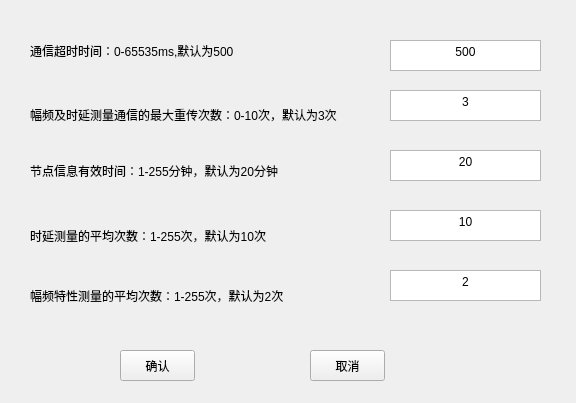
<?xml version="1.0" encoding="UTF-8"?>
<ui version="4.0">
 <class>Form</class>
 <widget class="QWidget" name="Form">
  <property name="geometry">
   <rect>
    <x>0</x>
    <y>0</y>
    <width>576</width>
    <height>403</height>
   </rect>
  </property>
  <property name="windowTitle">
   <string>Form</string>
  </property>
  <widget class="QLabel" name="label">
   <property name="geometry">
    <rect>
     <x>30</x>
     <y>40</y>
     <width>261</width>
     <height>21</height>
    </rect>
   </property>
   <property name="styleSheet">
    <string notr="true">font: 10pt &quot;Arial&quot;;</string>
   </property>
   <property name="text">
    <string>通信超时时间：0-65535ms,默认为500</string>
   </property>
  </widget>
  <widget class="QTextEdit" name="textEdit">
   <property name="geometry">
    <rect>
     <x>390</x>
     <y>40</y>
     <width>151</width>
     <height>31</height>
    </rect>
   </property>
   <property name="html">
    <string>&lt;!DOCTYPE HTML PUBLIC &quot;-//W3C//DTD HTML 4.0//EN&quot; &quot;http://www.w3.org/TR/REC-html40/strict.dtd&quot;&gt;
&lt;html&gt;&lt;head&gt;&lt;meta name=&quot;qrichtext&quot; content=&quot;1&quot; /&gt;&lt;style type=&quot;text/css&quot;&gt;
p, li { white-space: pre-wrap; }
&lt;/style&gt;&lt;/head&gt;&lt;body style=&quot; font-family:'SimSun'; font-size:9pt; font-weight:400; font-style:normal;&quot;&gt;
&lt;p align=&quot;center&quot; style=&quot; margin-top:0px; margin-bottom:0px; margin-left:0px; margin-right:0px; -qt-block-indent:0; text-indent:0px;&quot;&gt;500&lt;/p&gt;&lt;/body&gt;&lt;/html&gt;</string>
   </property>
  </widget>
  <widget class="QTextEdit" name="textEdit_2">
   <property name="geometry">
    <rect>
     <x>390</x>
     <y>90</y>
     <width>151</width>
     <height>31</height>
    </rect>
   </property>
   <property name="html">
    <string>&lt;!DOCTYPE HTML PUBLIC &quot;-//W3C//DTD HTML 4.0//EN&quot; &quot;http://www.w3.org/TR/REC-html40/strict.dtd&quot;&gt;
&lt;html&gt;&lt;head&gt;&lt;meta name=&quot;qrichtext&quot; content=&quot;1&quot; /&gt;&lt;style type=&quot;text/css&quot;&gt;
p, li { white-space: pre-wrap; }
&lt;/style&gt;&lt;/head&gt;&lt;body style=&quot; font-family:'SimSun'; font-size:9pt; font-weight:400; font-style:normal;&quot;&gt;
&lt;p align=&quot;center&quot; style=&quot; margin-top:0px; margin-bottom:0px; margin-left:0px; margin-right:0px; -qt-block-indent:0; text-indent:0px;&quot;&gt;3&lt;/p&gt;&lt;/body&gt;&lt;/html&gt;</string>
   </property>
  </widget>
  <widget class="QLabel" name="label_2">
   <property name="geometry">
    <rect>
     <x>30</x>
     <y>90</y>
     <width>351</width>
     <height>51</height>
    </rect>
   </property>
   <property name="styleSheet">
    <string notr="true">font: 10pt &quot;Arial&quot;;</string>
   </property>
   <property name="text">
    <string>&lt;html&gt;&lt;head/&gt;&lt;body&gt;&lt;p&gt;幅频及时延测量通信的最大重传次数：0-10次，默认为3次&lt;/p&gt;&lt;/body&gt;&lt;/html&gt;</string>
   </property>
  </widget>
  <widget class="QLabel" name="label_3">
   <property name="geometry">
    <rect>
     <x>30</x>
     <y>160</y>
     <width>281</width>
     <height>21</height>
    </rect>
   </property>
   <property name="styleSheet">
    <string notr="true">font: 10pt &quot;Arial&quot;;</string>
   </property>
   <property name="text">
    <string>节点信息有效时间：1-255分钟，默认为20分钟</string>
   </property>
  </widget>
  <widget class="QTextEdit" name="textEdit_3">
   <property name="geometry">
    <rect>
     <x>390</x>
     <y>150</y>
     <width>151</width>
     <height>31</height>
    </rect>
   </property>
   <property name="html">
    <string>&lt;!DOCTYPE HTML PUBLIC &quot;-//W3C//DTD HTML 4.0//EN&quot; &quot;http://www.w3.org/TR/REC-html40/strict.dtd&quot;&gt;
&lt;html&gt;&lt;head&gt;&lt;meta name=&quot;qrichtext&quot; content=&quot;1&quot; /&gt;&lt;style type=&quot;text/css&quot;&gt;
p, li { white-space: pre-wrap; }
&lt;/style&gt;&lt;/head&gt;&lt;body style=&quot; font-family:'SimSun'; font-size:9pt; font-weight:400; font-style:normal;&quot;&gt;
&lt;p align=&quot;center&quot; style=&quot; margin-top:0px; margin-bottom:0px; margin-left:0px; margin-right:0px; -qt-block-indent:0; text-indent:0px;&quot;&gt;20&lt;/p&gt;&lt;/body&gt;&lt;/html&gt;</string>
   </property>
  </widget>
  <widget class="QPushButton" name="pushButton">
   <property name="geometry">
    <rect>
     <x>120</x>
     <y>350</y>
     <width>75</width>
     <height>31</height>
    </rect>
   </property>
   <property name="text">
    <string>确认</string>
   </property>
  </widget>
  <widget class="QPushButton" name="pushButton_2">
   <property name="geometry">
    <rect>
     <x>310</x>
     <y>350</y>
     <width>75</width>
     <height>31</height>
    </rect>
   </property>
   <property name="text">
    <string>取消</string>
   </property>
  </widget>
  <widget class="QLabel" name="label_4">
   <property name="geometry">
    <rect>
     <x>30</x>
     <y>225</y>
     <width>321</width>
     <height>21</height>
    </rect>
   </property>
   <property name="styleSheet">
    <string notr="true">font: 10pt &quot;Arial&quot;;</string>
   </property>
   <property name="text">
    <string>时延测量的平均次数：1-255次，默认为10次</string>
   </property>
  </widget>
  <widget class="QTextEdit" name="textEdit_4">
   <property name="geometry">
    <rect>
     <x>390</x>
     <y>210</y>
     <width>151</width>
     <height>31</height>
    </rect>
   </property>
   <property name="html">
    <string>&lt;!DOCTYPE HTML PUBLIC &quot;-//W3C//DTD HTML 4.0//EN&quot; &quot;http://www.w3.org/TR/REC-html40/strict.dtd&quot;&gt;
&lt;html&gt;&lt;head&gt;&lt;meta name=&quot;qrichtext&quot; content=&quot;1&quot; /&gt;&lt;style type=&quot;text/css&quot;&gt;
p, li { white-space: pre-wrap; }
&lt;/style&gt;&lt;/head&gt;&lt;body style=&quot; font-family:'SimSun'; font-size:9pt; font-weight:400; font-style:normal;&quot;&gt;
&lt;p align=&quot;center&quot; style=&quot; margin-top:0px; margin-bottom:0px; margin-left:0px; margin-right:0px; -qt-block-indent:0; text-indent:0px;&quot;&gt;10&lt;/p&gt;&lt;/body&gt;&lt;/html&gt;</string>
   </property>
  </widget>
  <widget class="QLabel" name="label_5">
   <property name="geometry">
    <rect>
     <x>30</x>
     <y>280</y>
     <width>301</width>
     <height>31</height>
    </rect>
   </property>
   <property name="styleSheet">
    <string notr="true">font: 10pt &quot;Arial&quot;;</string>
   </property>
   <property name="text">
    <string>幅频特性测量的平均次数：1-255次，默认为2次</string>
   </property>
  </widget>
  <widget class="QTextEdit" name="textEdit_5">
   <property name="geometry">
    <rect>
     <x>390</x>
     <y>270</y>
     <width>151</width>
     <height>31</height>
    </rect>
   </property>
   <property name="html">
    <string>&lt;!DOCTYPE HTML PUBLIC &quot;-//W3C//DTD HTML 4.0//EN&quot; &quot;http://www.w3.org/TR/REC-html40/strict.dtd&quot;&gt;
&lt;html&gt;&lt;head&gt;&lt;meta name=&quot;qrichtext&quot; content=&quot;1&quot; /&gt;&lt;style type=&quot;text/css&quot;&gt;
p, li { white-space: pre-wrap; }
&lt;/style&gt;&lt;/head&gt;&lt;body style=&quot; font-family:'SimSun'; font-size:9pt; font-weight:400; font-style:normal;&quot;&gt;
&lt;p align=&quot;center&quot; style=&quot; margin-top:0px; margin-bottom:0px; margin-left:0px; margin-right:0px; -qt-block-indent:0; text-indent:0px;&quot;&gt;2&lt;/p&gt;&lt;/body&gt;&lt;/html&gt;</string>
   </property>
  </widget>
 </widget>
 <resources/>
 <connections/>
</ui>
